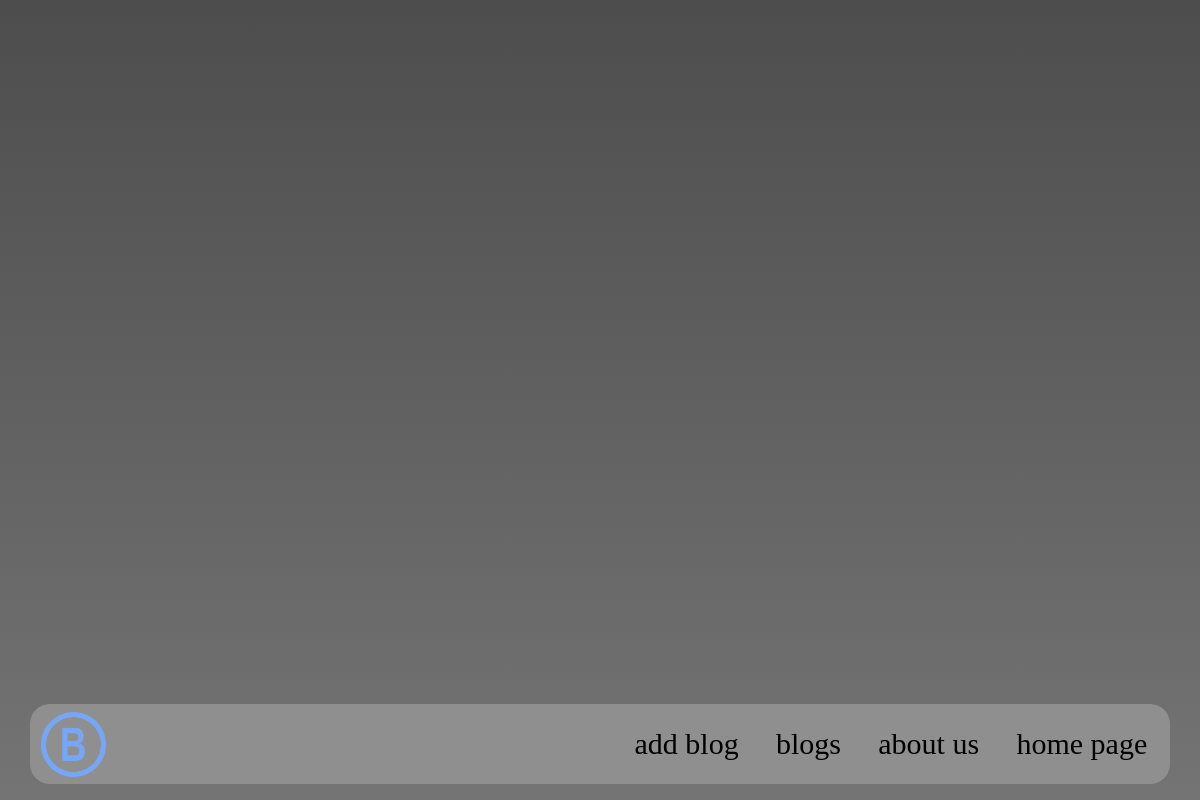
The app's page /posts/, older data.
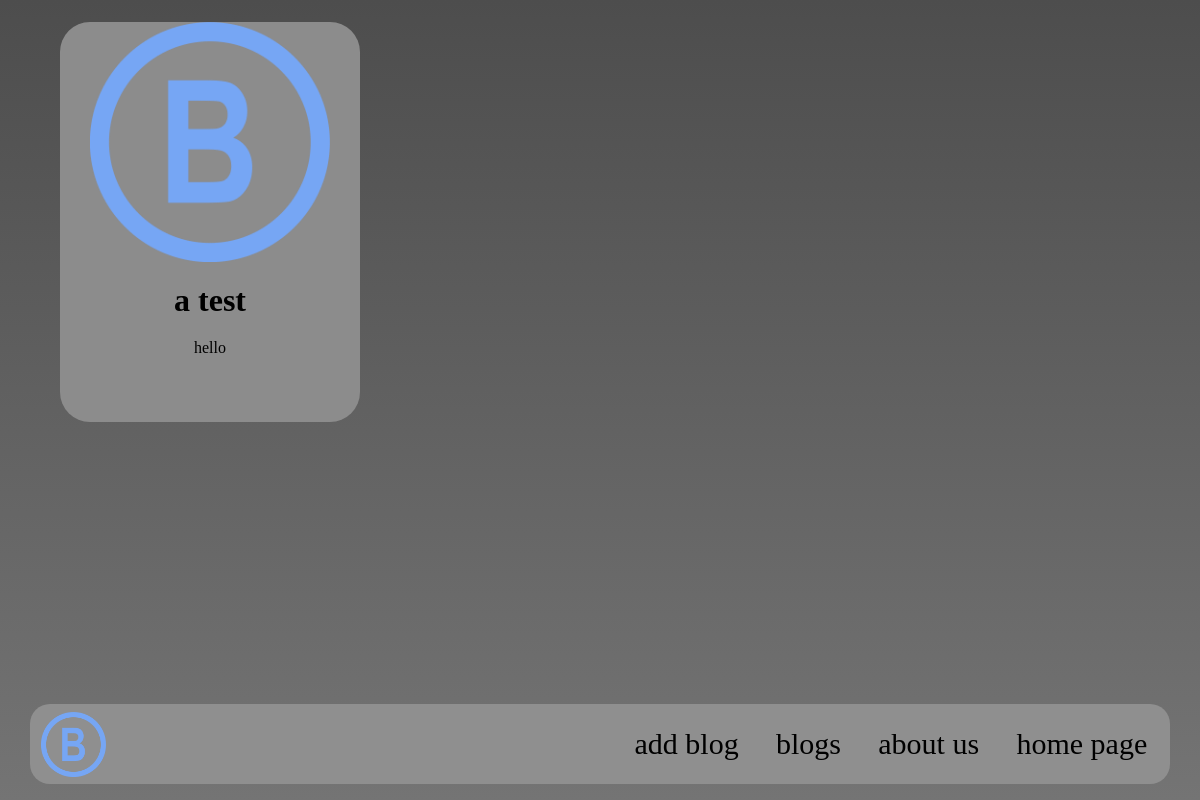
The same page, newer data.
### blog/models.py (models this page shows, shortened)
class blog(models.Model):
    title = models.CharField(max_length=100)
    short_des = models.CharField(max_length=200)
    author = models.CharField(max_length=100)
    description = models.CharField(max_length=2000)
    slug = models.SlugField(default="")
    def name_link(self):
        return reverse('det_blog' , args=[self.slug])

### blog/views.py (the view)
# urls.py: path('posts/' , views.blogg , name='blog'),
def blogg(request):
    blog_item = blog.objects.all()
    context = {'a':blog_item}
    return render(request,'blog/blog.html',context)

### blog/templates/blog/blog.html
{% extends 'base.html' %}
{% load static %}
{% block head %}
<link rel="stylesheet" href="{% static 'style.css' %}">
{% endblock %}
{% block main %}
{% include 'blog/include/header.html'%}
<div class="container">
    <div class="blog_place">
        {% for i in a%}
        <div class="box" onclick="location.href = '{{ i.name_link }}'">
            <img src="{% static 'img/Logo_ligne_B_Narbonne.png' %}" alt="">
            <h1>{{ i.title }}</h1>
            <p>{{ i.short_des }}</p>
        </div>
        {% endfor %}
    </div>
</div>
{% endblock %}

### templates/base.html (shortened to what this page needs)
<!DOCTYPE html>
<html lang="en">
<head>
    {% block head %}
    {% endblock %}
</head>
<body>
    {% block main %}
    {% endblock %}
</body>
</html>

### blog/templates/blog/include/header.html
{% load static %}
<div class="header">
    <nav>
        <div class="logo">
            <img src="{% static 'img/Logo_ligne_B_Narbonne.png' %}" alt="">
        </div>
        <ul>
            <li><a href="{% url 'home' %}">home page</a></li>
            <li><a href="{% url 'about' %}">about us</a></li>
            <li><a href="{% url 'blog' %}">blogs</a></li>
            <li><a href="{% url 'make' %}">add blog</a></li>
        </ul>
    </nav>
</div>

### blog/static/style.css (style rules this page uses)
body { background: linear-gradient(360deg, rgb(116, 116, 116), rgb(77, 77, 77)); height: 100vh; width: 100%; margin: 0; }
h1, h2, h3, h4, h5, p, b { margin: 0; }
.header { width: 95%; position: absolute; bottom: 2%; height: 80px; background-color: rgb(143, 143, 143); right: 2.5%; border-radius: 20px; }
.header nav { height: 100%; width: 100%; display: flex; }
.header nav .logo { height: 100%; width: 30%; display: flex; align-items: center; justify-content: start; padding-left: 1%; }
.header nav .logo img { width: 65px; }
.header nav ul { width: 70%; height: 100%; display: flex; gap: 5%; align-items: center; justify-content: end; margin: 0; padding-right: 2%; flex-direction: row-reverse; }
.header nav ul li { list-style: none; }
.header nav ul li a { text-decoration: none; color: black; font-size: 30px; }
.container { width: 100%; height: calc(98% - 80px); display: flex; align-items: center; justify-content: center; }
.container .blog_place { display: flex; flex-wrap: wrap; align-items: start; justify-content: flex-start; width: 100%; height: 100%; gap: 5%; padding: 5%; overflow: auto !important; }
.container .blog_place .box { width: 300px; height: 400px; background-color: rgb(140, 140, 140); display: flex; flex-direction: column; align-items: center; justify-content: flex-start; gap: 5%; margin-top: 2%; border-radius: 30px; cursor: pointer; transition: all 200ms ease; }
.container .blog_place .box img { width: 80%; }

Row changes from the older to the newer data that the page shows:
added blog: title "a test", short_des "hello"
